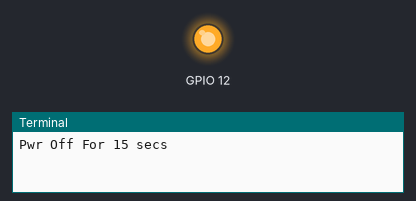
A program run on a simulated Raspberry Pi (BCM pin numbers). Shown: output pins drawn as LEDs (lit = HIGH), the last lines printed to the terminal. At 15.0 s the program stops and its outputs stay as they are.

Above: at 0.1 s.
At 15.1 s:
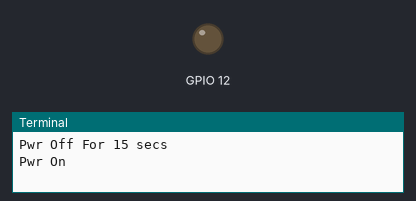
Timing chart, 0 to 16.5 s (numbered marks = the images above):
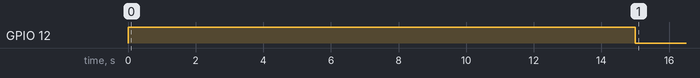

The program:

pwr.py
```python
import RPi.GPIO as GPIO
import time

pin_num = None

def pwr_init(pwr_pin_num=12):
    global pin_num

    pin_num = pwr_pin_num
    #GPIO.setwarnings(False)
    GPIO.setmode(GPIO.BCM)
    GPIO.setup(pin_num, GPIO.OUT)

def pwr_on():
    GPIO.output(pin_num, False) #Low Active

def pwr_off():
    GPIO.output(pin_num, True) #Low Active

def pwr_reset():
    if GPIO.input(pin_num) == 0:
        print("Pwr Off For 15 secs")
        pwr_off()
        time.sleep(15)
    print("Pwr On")
    pwr_on()

if __name__ == '__main__':
    pwr_init()
    pwr_reset()
```
